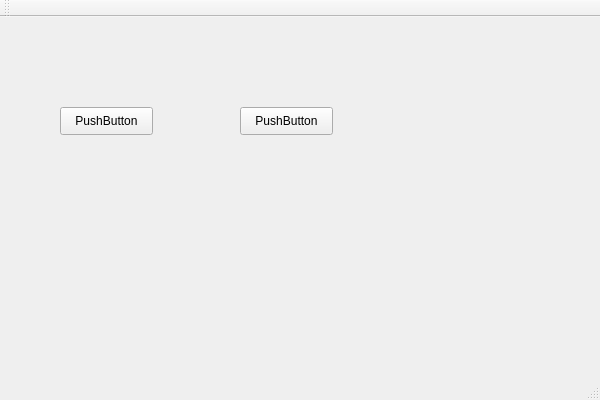
<?xml version="1.0" encoding="UTF-8"?>
<ui version="4.0">
 <class>TestAppClass</class>
 <widget class="QMainWindow" name="TestAppClass">
  <property name="geometry">
   <rect>
    <x>0</x>
    <y>0</y>
    <width>600</width>
    <height>400</height>
   </rect>
  </property>
  <property name="windowTitle">
   <string>TestApp</string>
  </property>
  <widget class="QWidget" name="centralWidget">
   <widget class="QPushButton" name="pushButton">
    <property name="geometry">
     <rect>
      <x>60</x>
      <y>90</y>
      <width>93</width>
      <height>28</height>
     </rect>
    </property>
    <property name="text">
     <string>PushButton</string>
    </property>
   </widget>
   <widget class="QPushButton" name="pushButton2">
    <property name="geometry">
     <rect>
      <x>240</x>
      <y>90</y>
      <width>93</width>
      <height>28</height>
     </rect>
    </property>
    <property name="text">
     <string>PushButton</string>
    </property>
   </widget>
  </widget>
  <widget class="QMenuBar" name="menuBar">
   <property name="geometry">
    <rect>
     <x>0</x>
     <y>0</y>
     <width>600</width>
     <height>26</height>
    </rect>
   </property>
  </widget>
  <widget class="QToolBar" name="mainToolBar">
   <attribute name="toolBarArea">
    <enum>TopToolBarArea</enum>
   </attribute>
   <attribute name="toolBarBreak">
    <bool>false</bool>
   </attribute>
  </widget>
  <widget class="QStatusBar" name="statusBar"/>
 </widget>
 <layoutdefault spacing="6" margin="11"/>
 <resources>
  <include location="TestApp.qrc"/>
 </resources>
 <connections/>
</ui>
